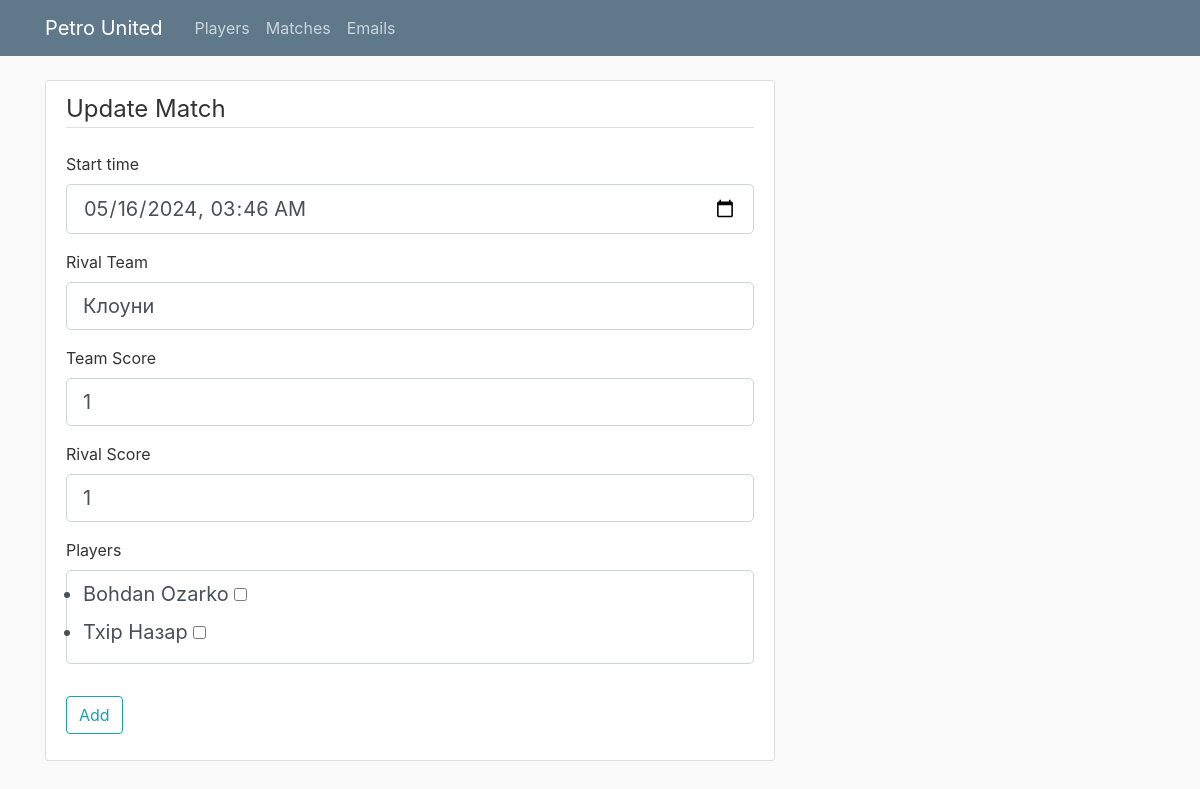
The page /match/update/1 on the database as committed earlier.
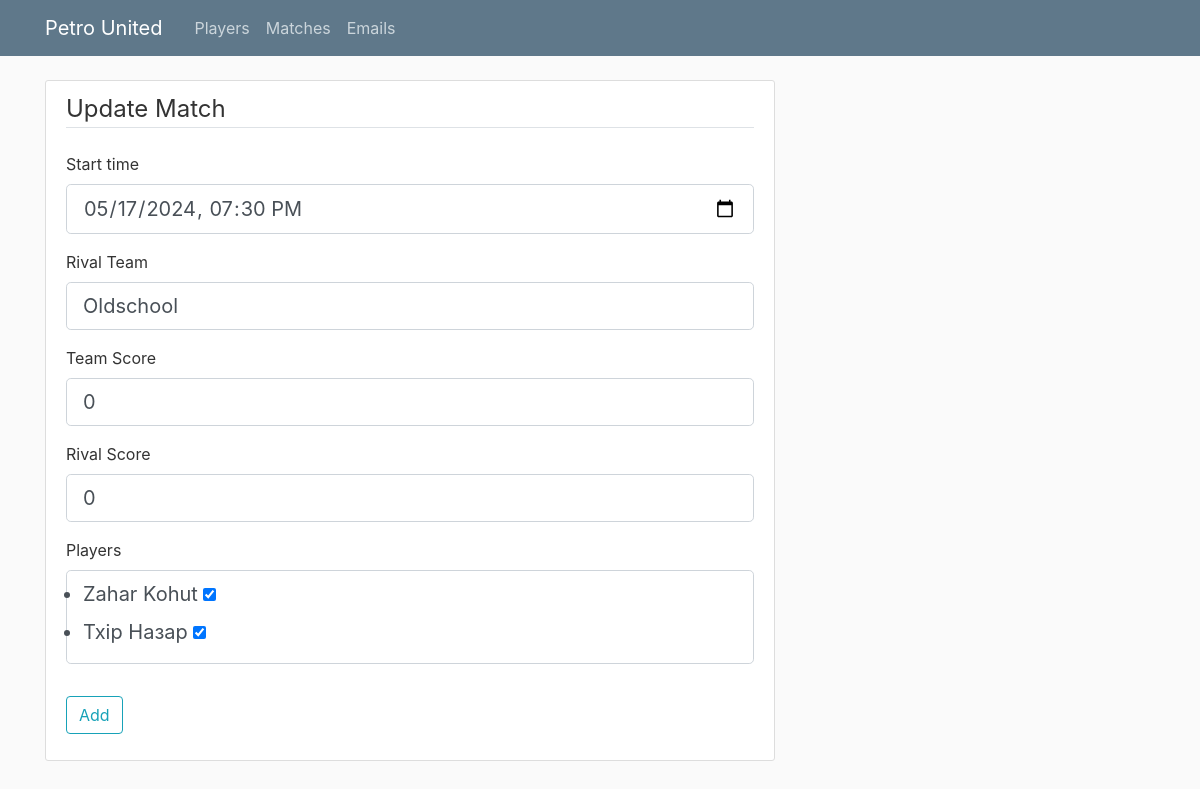
The same page on the database as committed later.
### main/models.py (models this page shows, shortened)
class Match(Base):
    __tablename__ = "match"
    match_id = Column(Integer, unique=True, nullable=False, primary_key=True)
    start_time = Column(DateTime, nullable=False)
    rival_team = Column(String, nullable=False)
    team_score = Column(Integer, nullable=False, default=0)
    rival_score = Column(Integer, nullable=False, default=0)
    statistics = relationship("Statistic", back_populates="match")
    highlights = relationship("Highlight", back_populates="match")

### main/routes.py (the view, shortened to what this page needs)
@app.route("/match/update/<int:match_id>", methods = ["POST", "GET"])
def update_match(match_id):
    session = Session()
    match = session.query(Match).filter_by(match_id = match_id).first()
    if not match:
        abort(404)
    players_lst = []
    relations = session.query(Relation).filter_by(match_id = match_id).all()
    for relation in relations:
        players_lst.append(str(relation.player_id))
    form = MatchForm()
    players = session.query(Player).all()
    choices = [(str(player.player_id), player.first_name + " " + player.last_name) for player in players]
    form.players.choices = choices
    form.start_time.data = match.start_time
    form.rival_team.data = match.rival_team
    form.team_score.data = match.team_score
    form.rival_score.data = match.rival_score
    form.players.data = players_lst
    return render_template("add_match.html", legend = "Update Match", form = form)

### main/forms.py
class MatchForm(FlaskForm):
    start_time = DateTimeLocalField('Start time', validators=[InputRequired()],
            format='%Y-%m-%dT%H:%M')
    rival_team = StringField('Rival Team', validators=[InputRequired()])
    team_score = IntegerField('Team Score', validators=[InputRequired()])
    rival_score = IntegerField('Rival Score', validators=[InputRequired()])
    players = MultiCheckboxField("Players", choices=[])
    submit = SubmitField("Add")

### main/templates/add_match.html (shortened to what this page needs)
{% extends "layout.html" %}
{% block content %}
<div class="content-section">
    <form method="POST" enctype="multipart/form-data">
        <fieldset class="form-group">
            <legend class="border-bottom mb-4">{{ legend }}</legend>
            <div class="form-group">
                {{ form.start_time.label(class="form-control-label") }}
                {% if form.start_time.errors %}
                    {{ form.start_time(class="form-control form-control-lg is-invalid") }}
                    <div class="invalid-feedback">
                        {% for error in form.start_time.errors %}
                            <span>{{ error }}</span>
                        {% endfor %}
                    </div>
                {% else %}
                    {{ form.start_time(class="form-control form-control-lg", type="datetime-local") }}
                {% endif %}
            </div>
            <div class="form-group">
                {{ form.rival_team.label(class="form-control-label") }}
                {% if form.rival_team.errors %}
                    {{ form.rival_team(class="form-control form-control-lg is-invalid") }}
                    <div class="invalid-feedback">
                        {% for error in form.rival_team.errors %}
                            <span>{{ error }}</span>
                        {% endfor %}
                    </div>
                {% else %}
                    {{ form.rival_team(class="form-control form-control-lg") }}
                {% endif %}
            </div>
            <div class="form-group">
                {{ form.team_score.label(class="form-control-label") }}
                {% if form.team_score.errors %}
                    {{ form.team_score(class="form-control form-control-lg is-invalid") }}
                    <div class="invalid-feedback">
                        {% for error in form.team_score.errors %}
                            <span>{{ error }}</span>
                        {% endfor %}
                    </div>
                {% else %}
                    {{ form.team_score(class="form-control form-control-lg") }}
                {% endif %}
            </div>
            <div class="form-group">
                {{ form.rival_score.label(class="form-control-label") }}
                {% if form.rival_score.errors %}
                    {{ form.rival_score(class="form-control form-control-lg is-invalid") }}
                    <div class="invalid-feedback">
                        {% for error in form.rival_score.errors %}
                            <span>{{ error }}</span>
                        {% endfor %}
                    </div>
                {% else %}
                    {{ form.rival_score(class="form-control form-control-lg") }}
                {% endif %}
            </div>
            <div class="form-group">
                {{ form.players.label(class="form-control-label") }}
                {% if form.players.errors %}
                    {{ form.players(class="form-control form-control-lg is-invalid") }}
                    <div class="invalid-feedback">
                        {% for error in form.players.errors %}
                            <span>{{ error }}</span>
                        {% endfor %}
                    </div>
                {% else %}
                    {{ form.players(class="form-control form-control-lg") }}
                {% endif %}
            </div>
        </fieldset>
        <div class="form-group">
            {{ form.submit(class="btn btn-outline-info") }}
        </div>
    </form>
</div>
{% endblock content %}

Rows that differ between the two databases and show on the page:
changed Match: start_time "05/16/2024 03:46" → "05/17/2024 19:30"; rival_team "Клоуни" → "Oldschool"; team_score "1" → "0"; rival_score "1" → "0"
Other text that changed with them:
form field players: "☐ ☐" → "☑ ☑"
text no longer shown: "Bohdan Ozarko Тхір Назар"
text now shown: "Zahar Kohut Тхір Назар"
